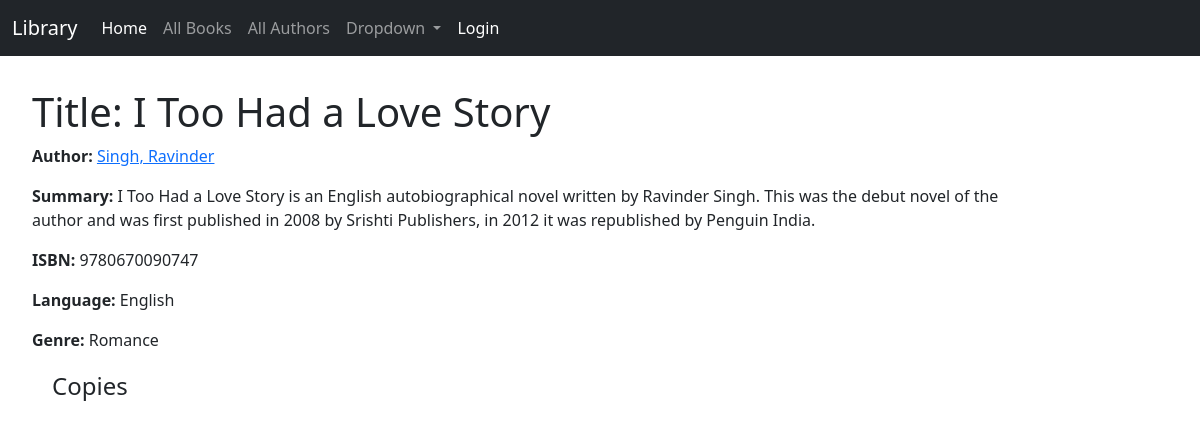
The app's page /catalog/book/14, older data.
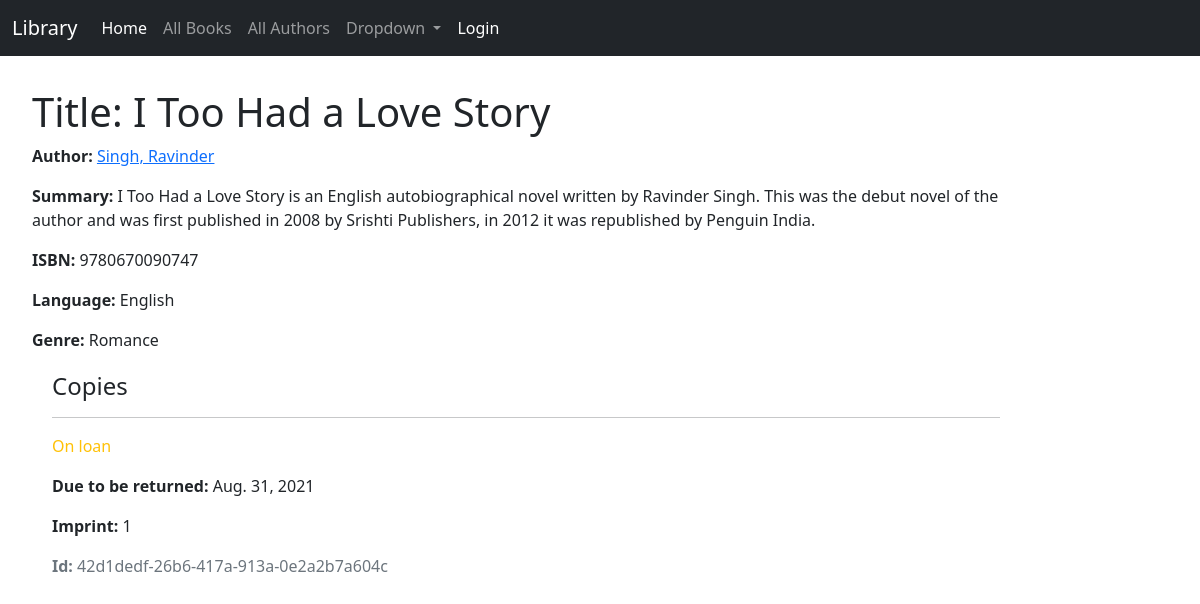
The same page, newer data.
### catalog/models.py (models this page shows, shortened)
class Book(models.Model):
    title = models.CharField(max_length=200)
    author = models.ForeignKey('Author', on_delete=models.SET_NULL, null=True)
    summary = models.TextField(
        max_length=1000, help_text='Enter a brief description of the book')
    isbn = models.CharField('ISBN', max_length=13, unique=True,
                            help_text='13 Character <a href="https://www.isbn-international.org/content/what-isbn">ISBN number</a>')
    genre = models.ManyToManyField(
        Genre, help_text='Select a genre for this book')
    language = models.ManyToManyField(
        Language, help_text='Select Language for this book')
    def get_language(self):
        return ', '.join(language.name for language in self.language.all())
    get_language.short_description = 'Language'
    class Meta:
        ordering = ['title', 'author']
    def display_genre(self):
        """Create a string for the Genre. This is required to display genre in Admin."""
        return ', '.join(genre.name for genre in self.genre.all()[:3])
    display_genre.short_description = 'Genre'

class Author(models.Model):
    first_name = models.CharField(max_length=100)
    last_name = models.CharField(max_length=100)
    date_of_birth = models.DateField(null=True, blank=True)
    date_of_death = models.DateField('Died', null=True, blank=True)
    class Meta:
        ordering = ['last_name', 'first_name']
    def get_absolute_url(self):
        return reverse('author-detail', kwargs={'pk': str(self.id)})
    def __str__(self):
        return f'{self.last_name}, {self.first_name}'

class Language(models.Model):
    name = models.CharField(max_length=200, help_text='Enter a book language(e.g. English)')

class Genre(models.Model):
    name = models.CharField(
        max_length=200, help_text='Enter a book genre (e.g. Science Fiction)')
    def __str__(self):
        return self.name

class BookInstance(models.Model):
    id = models.UUIDField(primary_key=True, default=uuid.uuid4,
                          help_text='Unique ID for this particular book across whole library')
    book = models.ForeignKey('Book', on_delete=models.RESTRICT, null=True)
    imprint = models.IntegerField()
    due_back = models.DateField(null=True, blank=True)
    borrower = models.ForeignKey(User, on_delete=models.SET_NULL, null=True, blank=True)
    LOAN_STATUS = (
        ('m', 'Maintenance'),
        ('o', 'On loan'),
        ('a', 'Available'),
        ('r', 'Reserved'),
    )
    status = models.CharField(
        max_length=1,
        choices=LOAN_STATUS,
        blank=True,
        default='m',
        help_text='Book availability',
    )
    class Meta:
        ordering = ['due_back']
        permissions = (("can_mark_returned", "Set book as returned"),)

### catalog/views.py (the view)
# urls.py: path('book/<int:pk>', views.BookDetailView.as_view(), name='book-detail'),
class BookDetailView(DetailView):
    model = Book
    paginate_by = 10

### catalog/templates/catalog/book_detail.html
{% extends "catalog/base.html" %}
{% block content %}
    <h1>Title: {{ book.title }}</h1>
    <p><strong>Author:</strong> <a href="{{ book.author.get_absolute_url }}">{{ book.author }}</a></p>
    <p><strong>Summary:</strong> {{ book.summary }}</p>
    <p><strong>ISBN:</strong> {{ book.isbn }}</p>
    <p><strong>Language:</strong> {{ book.get_language }}</p>
    <p><strong>Genre:</strong> {{ book.genre.all|join:", " }}</p>
    <div style="margin-left:20px;margin-top:20px">
        <h4>Copies</h4>
    {% for copy in book.bookinstance_set.all %}
        <hr>
        <p class="{% if copy.status == 'a' %}text-success{% elif copy.status == 'd' %}text-danger{% else %}text-warning{% endif %}">{{ copy.get_status_display }}</p>
    {% if copy.status != 'a' %}<p><strong>Due to be returned:</strong> {{copy.due_back}}</p>{% endif %}
    <p><strong>Imprint:</strong> {{copy.imprint}}</p>
    <p class="text-muted"><strong>Id:</strong> {{copy.id}}</p>
    {% endfor %}
    </div>
{% endblock %}

### catalog/templates/catalog/base.html (shortened to what this page needs)
<!DOCTYPE html>
<html lang="en">
  <head>
    <link href="https://cdn.jsdelivr.net/npm/bootstrap@5.0.0/dist/css/bootstrap.min.css" rel="stylesheet"/>
  </head>
  <body>
    {% block sidebar %}
        <header>
          <nav class="navbar navbar-expand-lg navbar-dark bg-dark">
            <div class="container-fluid">
              <a class="navbar-brand" href="{% url 'index' %}">Library</a>
              <div class="collapse navbar-collapse" id="navbarSupportedContent">
                <ul class="navbar-nav me-auto mb-2 mb-lg-0">
                  <li class="nav-item">
                    <a class="nav-link active" aria-current="page" href="{% url 'index' %}">Home</a>
                  </li>
                  <li class="nav-item">
                    <a class="nav-link" href="{% url 'books' %}">All Books</a>
                  </li>
                  <li class="nav-item">
                    <a class="nav-link" href="{% url 'authors' %}"> All Authors </a>
                  </li>
                  <li class="nav-item dropdown">
                      <a class="nav-link dropdown-toggle" href="#" id="navbarDropdown" role="button" data-bs-toggle="dropdown" aria-expanded="false">
                        Dropdown
                      </a>
                  </li>
                  {% if user.is_authenticated %}
                      <li>User: {{ user.get_username }}</li>
                      <li class="nav-item"><a class="nav-link" style="color: white" href="{% url 'my-borrowed' %}">My Borrowed</a></li>
                      <li class="nav-item"><a class="nav-link" style="color: white" href="{% url 'logout'%}?next={{request.path}}">Logout</a></li>
                      {% else %}
                      <li class="nav-item"><a class="nav-link" style="color: white" href="{% url 'login'%}?next={{request.path}}">Login</a></li>
                    {% endif %}
                </ul>
              </div>
            </div>
          </nav>
        </header>
    {% endblock %}
    <div class="container-fluid ms-3 mt-3">
      <div class="row">
        <div class="col-md-10 p-3">
          {% block content %}{% endblock %}
        </div>
      </div>
    </div>
  </body>
</html>

Row changes from the older to the newer data that the page shows:
added BookInstance: status "On loan", due_back "Aug. 31, 2021", imprint "1", id "42d1dedf-26b6-417a-913a-0e2a2b7a604c"
